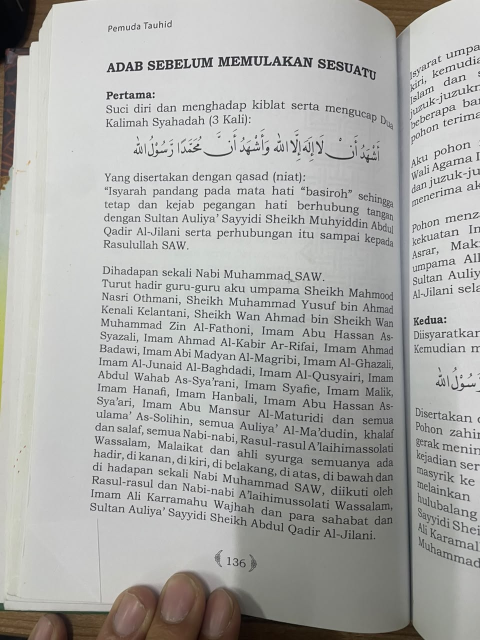
#> input picture MEMORI/gambar/pemuda_tauhid_ms136.jpg, 960 x 1280 px (shown at 1/2 size)
$ python cinematic.py ../../MEMORI/gambar/pemuda_tauhid_ms136.jpg ../../MEMORI/gambar/pemuda_tauhid_ms137.jpg
#> lines starting #> are read from the running program, lines starting #| are printed output that depends on the picture; after the words box and inside, x2 and y2 are one past the last pixel; in counts of white or black regions, pixels touching at a corner belong together
"""Gred sinematik untuk poster 'Pusat Data AI Tanjung Bidara'.

Guna: python3 cinematic.py <input.jpg> <output.jpg>
Hanya rupa yang berubah (warna, cahaya, grain) — teks dan susunan kekal.
"""
import sys

import numpy as np
from PIL import Image, ImageFilter

SUN = (210, 520)  # pusat cahaya matahari di ufuk (x, y)


def blur(arr, radius):
    im = Image.fromarray(np.clip(arr * 255, 0, 255).astype(np.uint8))
    return np.asarray(im.filter(ImageFilter.GaussianBlur(radius))).astype(np.float32) / 255


def smoothstep(e0, e1, x):
    t = np.clip((x - e0) / (e1 - e0), 0, 1)
    return t * t * (3 - 2 * t)


def main(src, dst):
    img = np.asarray(Image.open(src).convert("RGB")).astype(np.float32) / 255
    h, w, _ = img.shape
#> h = 1280; w = 960
    yy, xx = np.mgrid[0:h, 0:w].astype(np.float32)
    lum = img @ np.array([0.2126, 0.7152, 0.0722], np.float32)

    # 1. Gred teal & oren: bayang ke teal, cahaya ke ambar, kulit dilindungi
    shadow = (1 - smoothstep(0.0, 0.55, lum))[..., None]
    high = smoothstep(0.45, 1.0, lum)[..., None]
    r, g, b = img[..., 0], img[..., 1], img[..., 2]
    skin = ((r > g) & (g > b) & (r - b > 0.12) & (r - b < 0.5)).astype(np.float32)
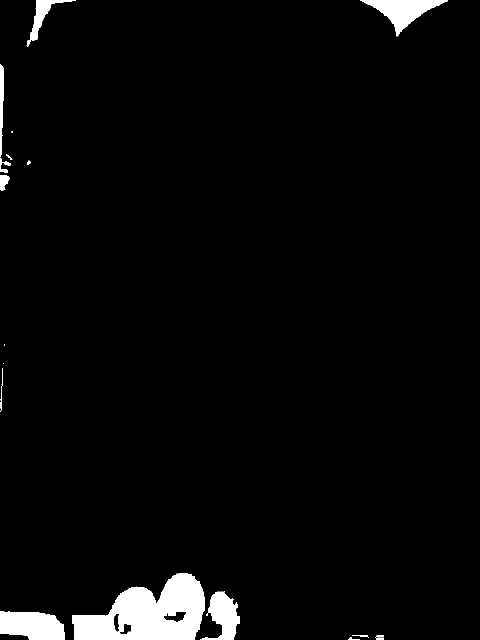
#> skin: shape (1280, 960) float32 (shown at 1/2 size); values 0 (black) and 1 (white), 3.4% white; 18 white regions (4 under 20 px), largest, box (x1, y1, x2, y2) and area: (144, 1146, 410, 1280) 22194, (0, 1223, 130, 1280) 6072, (721, 0, 896, 73) 4930
    skin = blur(np.repeat(skin[..., None], 3, 2), 3)[..., :1]
#> skin: shape (1280, 960, 1) float32
    teal = np.array([-0.06, 0.02, 0.07], np.float32)
    amber = np.array([0.07, 0.025, -0.06], np.float32)
    img = img + shadow * teal * (1 - 0.7 * skin) + high * amber

    # 2. Lengkung S filem + hitam diangkat sedikit (rupa "fade")
    img = np.clip(img, 0, 1)
    img = img + 0.22 * (img - 0.5) * (1 - np.abs(2 * img - 1))
    img = 0.035 + img * 0.955

    # 3. Kabus matahari: cahaya hangat jejarian dari ufuk
    d = np.hypot(xx - SUN[0], (yy - SUN[1]) * 1.6)
    glow = np.exp(-(d / 380) ** 2)[..., None]
    img = img + glow * np.array([0.30, 0.17, 0.05], np.float32) * 0.55

    # 4. Suar anamorfik: jalur mendatar melalui matahari, pudar sebelum subjek
    dy = np.abs(yy - SUN[1])
    fade = 1 - smoothstep(330, 420, xx)
    streak = np.exp(-(dy / 2.5) ** 2) * np.exp(-np.abs(xx - SUN[0]) / 260)
    streak += 0.35 * np.exp(-(dy / 12.0) ** 2) * np.exp(-np.abs(xx - SUN[0]) / 200)
    img = img + (streak * fade)[..., None] * np.array([0.55, 0.42, 0.30], np.float32) * 0.6

    # 5. Bloom: kecerahan tinggi (tajuk emas, langit) melimpah lembut
    bright = np.clip(img - 0.72, 0, 1) / 0.28
    bloom = blur(bright, 18) * 0.35 + blur(bright, 6) * 0.25
#> call 3 of blur, with radius = 6
#> in blur (call 3), `return np.asarray(im.filter(ImageFilter.GaussianBlur(radius))).astype(..`:
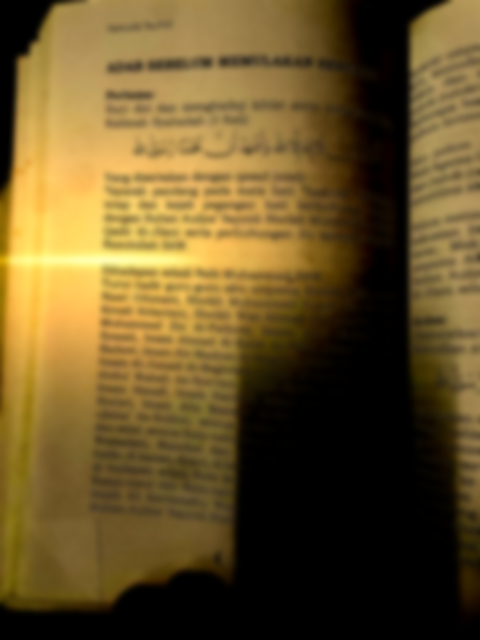
#> returned value: shape (1280, 960, 3) float32 (shown at 1/2 size); mean of channels 0, 1, 2 0.409, 0.328, 0.159; drawn as R, G, B
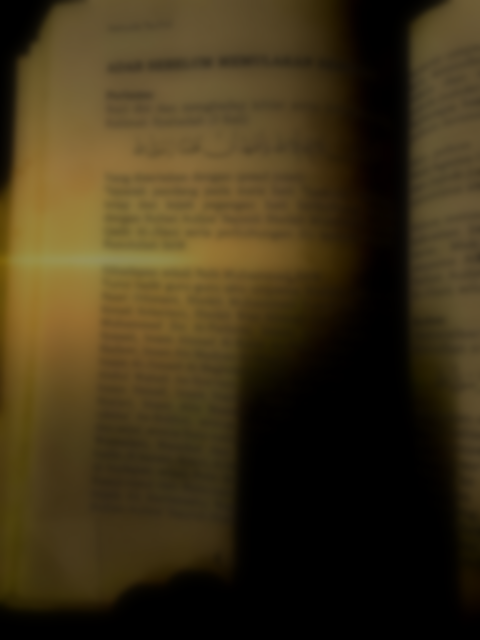
#> bloom: shape (1280, 960, 3) float32 (shown at 1/2 size); mean R, G, B 0.245, 0.196, 0.0952
    img = 1 - (1 - img) * (1 - bloom * np.array([1.0, 0.85, 0.65], np.float32))

    # 6. Abrasi kromatik halus di tepi
    off = 2
    edge = smoothstep(0.35, 0.75, np.hypot((xx - w / 2) / w, (yy - h / 2) / h))
    rs = np.roll(img[..., 0], off, axis=1)
    bs = np.roll(img[..., 2], -off, axis=1)
    img[..., 0] = img[..., 0] * (1 - edge) + rs * edge
    img[..., 2] = img[..., 2] * (1 - edge) + bs * edge

    # 7. Vignet oval
    v = np.hypot((xx - w / 2) / (w * 0.62), (yy - h * 0.5) / (h * 0.72))
    img = img * (1 - 0.45 * smoothstep(0.6, 1.3, v))[..., None]
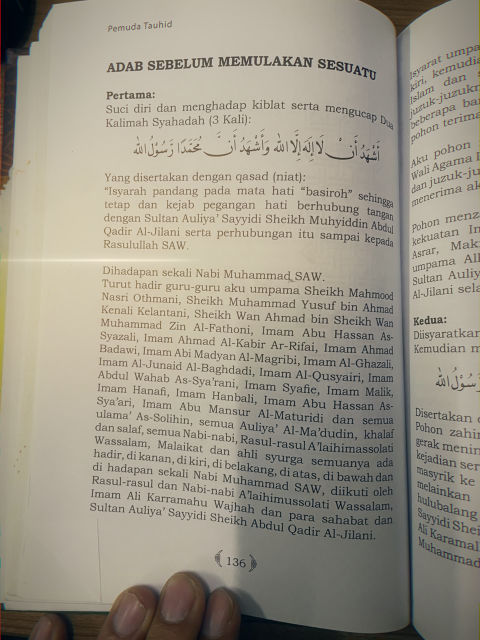
#> img: shape (1280, 960, 3) float32 (shown at 1/2 size); mean R, G, B 0.758, 0.729, 0.663; drawn with min black and max white

    # 8. Grain filem (lebih ketara di ton tengah)
    rng = np.random.default_rng(7)
    grain = rng.normal(0, 1, (h, w)).astype(np.float32)
    grain = 0.7 * grain + 0.3 * blur(np.repeat(grain[..., None] * 0.25 + 0.5, 3, 2), 1)[..., 0]
#> call 4 of blur, with radius = 1
#> in blur (call 4), `im = Image.fromarray(np.clip(arr * 255, 0, 255).astype(np.uint8))`:
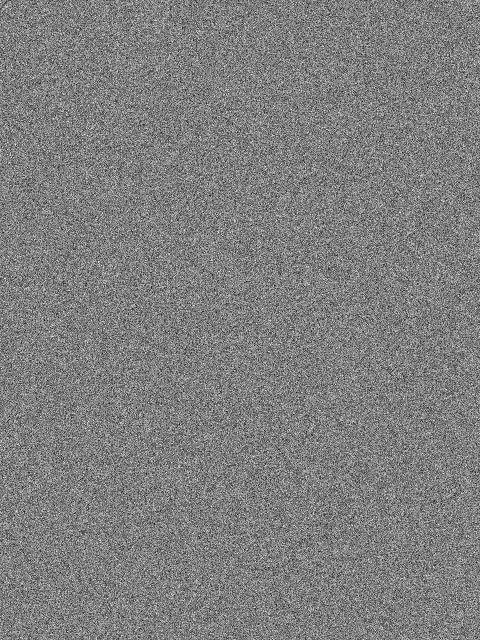
#> im: PIL image 960x1280 RGB (shown at 1/2 size); min 0, max 255, mean 127
    lum = np.clip(img, 0, 1) @ np.array([0.2126, 0.7152, 0.0722], np.float32)
    amt = 0.028 * (1 - np.abs(2 * lum - 1)) + 0.010
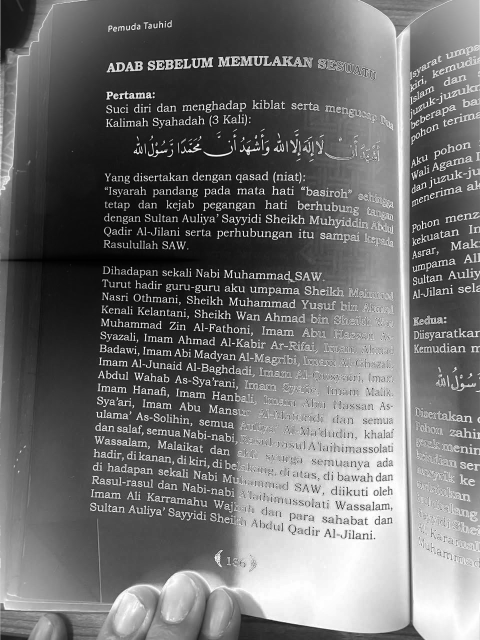
#> amt: shape (1280, 960) float32 (shown at 1/2 size); min 0.01, max 0.038, mean 0.0222; drawn with min black and max white
    img = img + (grain * amt)[..., None]

    out = Image.fromarray(np.clip(img * 255 + 0.5, 0, 255).astype(np.uint8))
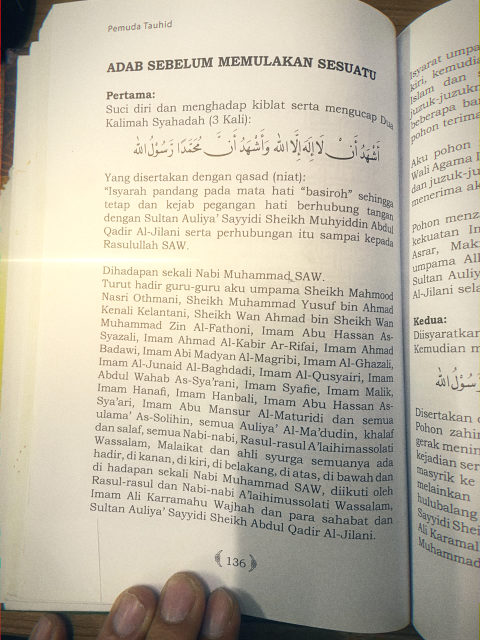
#> out: PIL image 960x1280 RGB (shown at 1/2 size); mean R, G, B 193.6, 186.8, 170
    out.save(dst, quality=95, subsampling=0)


if __name__ == "__main__":
    main(sys.argv[1], sys.argv[2])

$ run again, on MEMORI/gambar/pemuda_tauhid_ms138.jpg
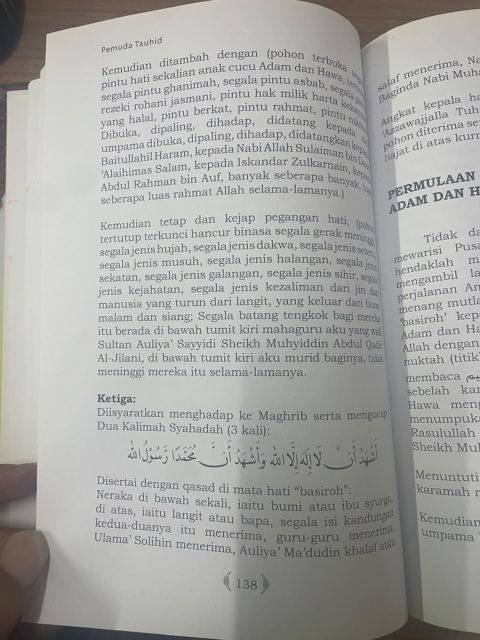
#> input picture MEMORI/gambar/pemuda_tauhid_ms138.jpg, 960 x 1280 px (shown at 1/2 size)
#> in main, `skin = ((r > g) & (g > b) & (r - b > 0.12) & (r - b < 0.5)).astype(np...`:
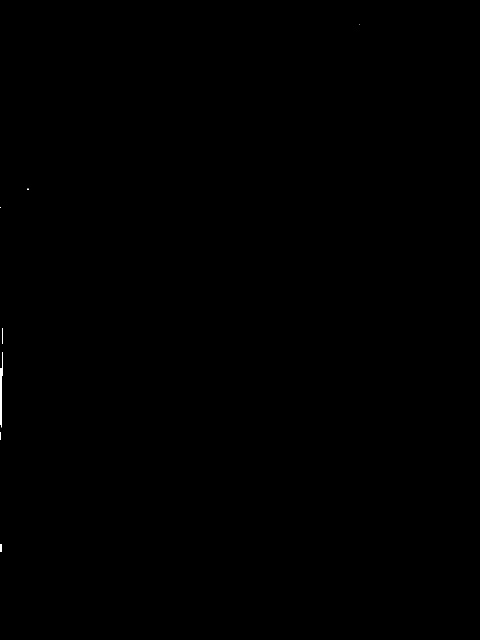
#> skin: shape (1280, 960) float32 (shown at 1/2 size); values 0 (black) and 1 (white), 0.05% white; 7 white regions (3 under 20 px), largest, box (x1, y1, x2, y2) and area: (0, 704, 5, 855) 440, (0, 1088, 4, 1104) 60, (4, 656, 5, 688) 32, (0, 864, 2, 880) 30
#> in main, `out = Image.fromarray(np.clip(img * 255 + 0.5, 0, 255).astype(np.uint8))`:
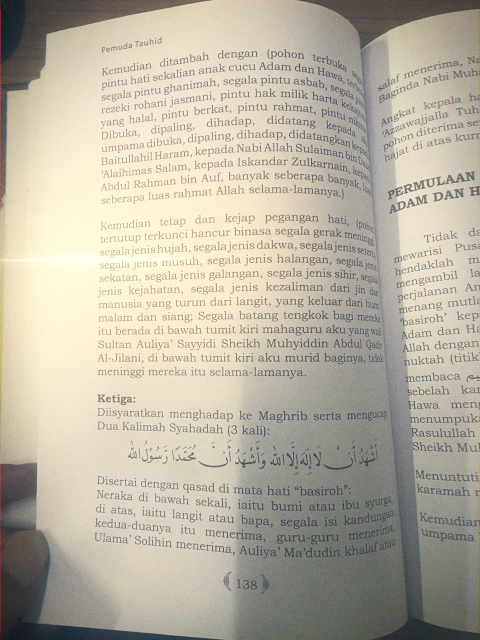
#> out: PIL image 960x1280 RGB (shown at 1/2 size); mean R, G, B 185.3, 178.8, 163

$ run again, on MEMORI/gambar/pemuda_tauhid_ms139.jpg
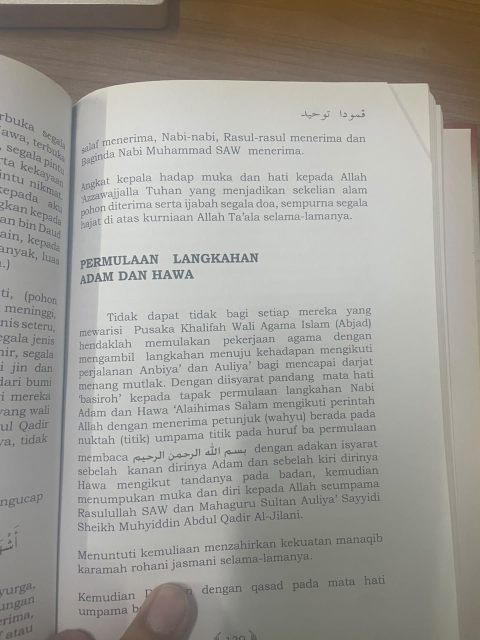
#> input picture MEMORI/gambar/pemuda_tauhid_ms139.jpg, 960 x 1280 px (shown at 1/2 size)
#> in main, `skin = ((r > g) & (g > b) & (r - b > 0.12) & (r - b < 0.5)).astype(np...`:
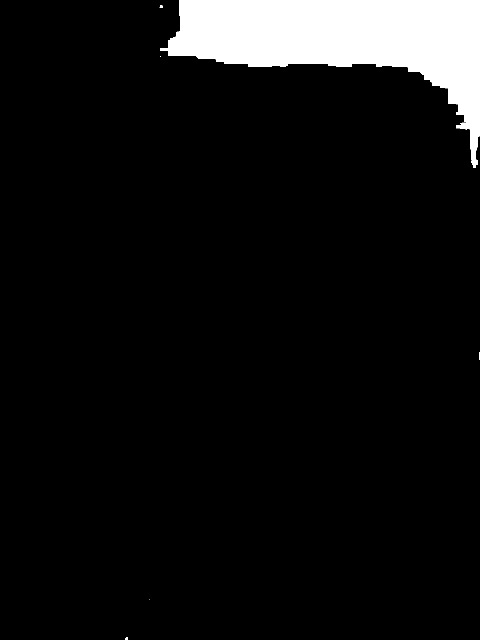
#> skin: shape (1280, 960) float32 (shown at 1/2 size); values 0 (black) and 1 (white), 7.2% white; 6 white regions (2 under 20 px), largest, box (x1, y1, x2, y2) and area: (320, 0, 960, 336) 88683, (319, 10, 326, 16) 33, (250, 1274, 256, 1280) 31, (958, 704, 960, 720) 30
#> in main, `out = Image.fromarray(np.clip(img * 255 + 0.5, 0, 255).astype(np.uint8))`:
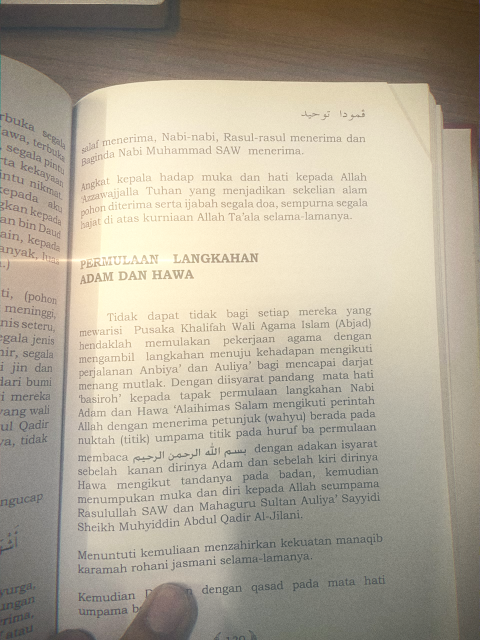
#> out: PIL image 960x1280 RGB (shown at 1/2 size); mean R, G, B 176.3, 167.8, 151
